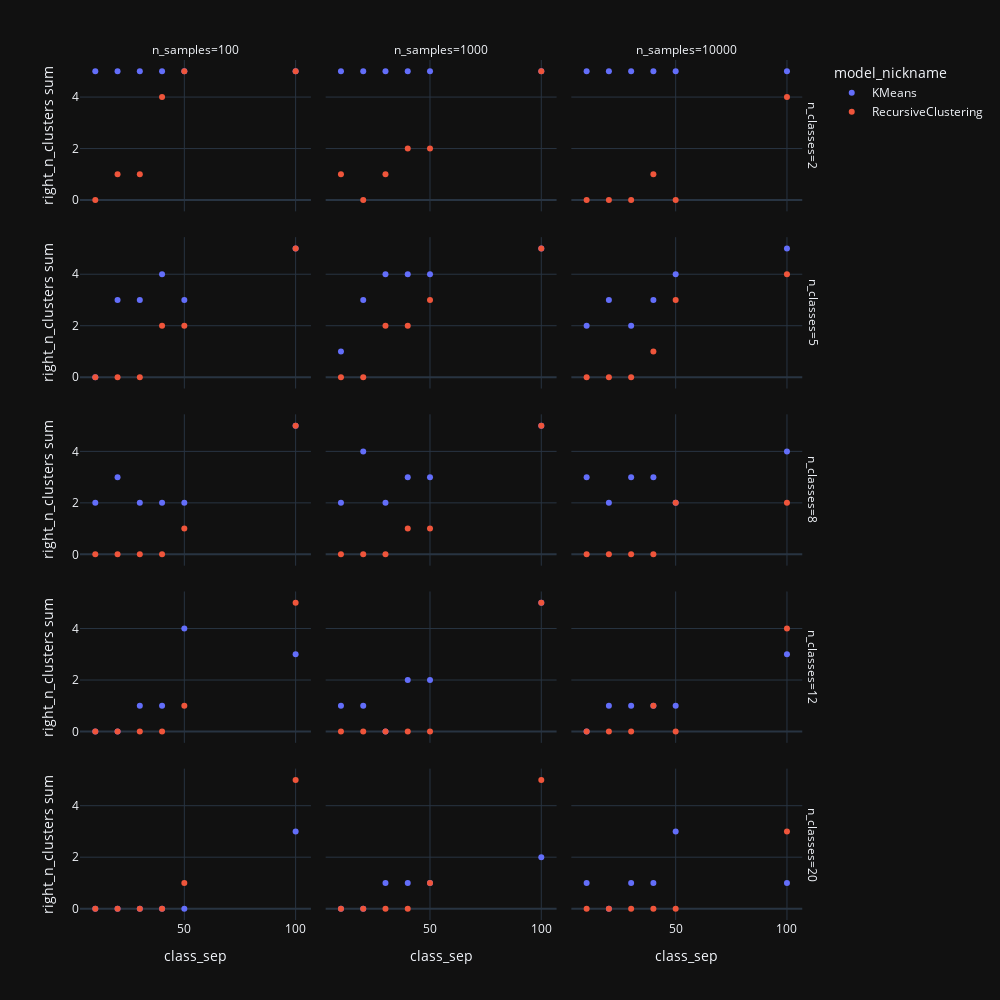

The notebook cell saved with this chart:
### Markdown cell above
# Plots

### Code cell
df = df_common.copy()
df = df[['model_nickname', 'best_n_clusters_', 'n_samples', 'n_features', 'class_sep', 'n_classes', 'seed_unified']]
df['right_n_clusters'] = df['n_classes'] == df['best_n_clusters_']
df = df.groupby(['model_nickname', 'n_samples', 'n_features', 'class_sep', 'n_classes']).agg({'best_n_clusters_': ['mean','std'], 'right_n_clusters':['sum']}).reset_index()
df.columns = [' '.join(col).strip() for col in df.columns.values]
# df = df.loc[df['n_samples'] == 100]
df = df.loc[df['n_features'] == 10000]
px.scatter(df, x='class_sep', y='right_n_clusters sum', color='model_nickname', facet_row='n_classes', facet_col='n_samples', width=1000, height=1000)

### Figure 1 — Plotly figure (JSON) as saved in the notebook; plotly's stock layout.template omitted (floating-point values rounded to 4 significant figures)
{"data": [{"hovertemplate": "model_nickname=KMeans<br>n_classes=2<br>n_samples=100<br>class_sep=%{x}<br>right_n_clusters sum=%{y}<extra></extra>", "legendgroup": "KMeans", "marker": {"color": "#636efa", "symbol": "circle"}, "mode": "markers", "name": "KMeans", "orientation": "v", "showlegend": true, "x": [10.0, 20.0, 30.0, 40.0, 50.0, 100.0], "xaxis": "x13", "y": [5, 5, 5, 5, 5, 5], "yaxis": "y13", "type": "scatter"}, {"hovertemplate": "model_nickname=KMeans<br>n_classes=2<br>n_samples=1000<br>class_sep=%{x}<br>right_n_clusters sum=%{y}<extra></extra>", "legendgroup": "KMeans", "marker": {"color": "#636efa", "symbol": "circle"}, "mode": "markers", "name": "KMeans", "orientation": "v", "showlegend": false, "x": [10.0, 20.0, 30.0, 40.0, 50.0, 100.0], "xaxis": "x14", "y": [5, 5, 5, 5, 5, 5], "yaxis": "y14", "type": "scatter"}, {"hovertemplate": "model_nickname=KMeans<br>n_classes=2<br>n_samples=10000<br>class_sep=%{x}<br>right_n_clusters sum=%{y}<extra></extra>", "legendgroup": "KMeans", "marker": {"color": "#636efa", "symbol": "circle"}, "mode": "markers", "name": "KMeans", "orientation": "v", "showlegend": false, "x": [10.0, 20.0, 30.0, 40.0, 50.0, 100.0], "xaxis": "x15", "y": [5, 5, 5, 5, 5, 5], "yaxis": "y15", "type": "scatter"}, {"hovertemplate": "model_nickname=KMeans<br>n_classes=5<br>n_samples=100<br>class_sep=%{x}<br>right_n_clusters sum=%{y}<extra></extra>", "legendgroup": "KMeans", "marker": {"color": "#636efa", "symbol": "circle"}, "mode": "markers", "name": "KMeans", "orientation": "v", "showlegend": false, "x": [10.0, 20.0, 30.0, 40.0, 50.0, 100.0], "xaxis": "x10", "y": [0, 3, 3, 4, 3, 5], "yaxis": "y10", "type": "scatter"}, {"hovertemplate": "model_nickname=KMeans<br>n_classes=5<br>n_samples=1000<br>class_sep=%{x}<br>right_n_clusters sum=%{y}<extra></extra>", "legendgroup": "KMeans", "marker": {"color": "#636efa", "symbol": "circle"}, "mode": "markers", "name": "KMeans", "orientation": "v", "showlegend": false, "x": [10.0, 20.0, 30.0, 40.0, 50.0, 100.0], "xaxis": "x11", "y": [1, 3, 4, 4, 4, 5], "yaxis": "y11", "type": "scatter"}, {"hovertemplate": "model_nickname=KMeans<br>n_classes=5<br>n_samples=10000<br>class_sep=%{x}<br>right_n_clusters sum=%{y}<extra></extra>", "legendgroup": "KMeans", "marker": {"color": "#636efa", "symbol": "circle"}, "mode": "markers", "name": "KMeans", "orientation": "v", "showlegend": false, "x": [10.0, 20.0, 30.0, 40.0, 50.0, 100.0], "xaxis": "x12", "y": [2, 3, 2, 3, 4, 5], "yaxis": "y12", "type": "scatter"}, {"hovertemplate": "model_nickname=KMeans<br>n_classes=8<br>n_samples=100<br>class_sep=%{x}<br>right_n_clusters sum=%{y}<extra></extra>", "legendgroup": "KMeans", "marker": {"color": "#636efa", "symbol": "circle"}, "mode": "markers", "name": "KMeans", "orientation": "v", "showlegend": false, "x": [10.0, 20.0, 30.0, 40.0, 50.0, 100.0], "xaxis": "x7", "y": [2, 3, 2, 2, 2, 5], "yaxis": "y7", "type": "scatter"}, {"hovertemplate": "model_nickname=KMeans<br>n_classes=8<br>n_samples=1000<br>class_sep=%{x}<br>right_n_clusters sum=%{y}<extra></extra>", "legendgroup": "KMeans", "marker": {"color": "#636efa", "symbol": "circle"}, "mode": "markers", "name": "KMeans", "orientation": "v", "showlegend": false, "x": [10.0, 20.0, 30.0, 40.0, 50.0, 100.0], "xaxis": "x8", "y": [2, 4, 2, 3, 3, 5], "yaxis": "y8", "type": "scatter"}, {"hovertemplate": "model_nickname=KMeans<br>n_classes=8<br>n_samples=10000<br>class_sep=%{x}<br>right_n_clusters sum=%{y}<extra></extra>", "legendgroup": "KMeans", "marker": {"color": "#636efa", "symbol": "circle"}, "mode": "markers", "name": "KMeans", "orientation": "v", "showlegend": false, "x": [10.0, 20.0, 30.0, 40.0, 50.0, 100.0], "xaxis": "x9", "y": [3, 2, 3, 3, 2, 4], "yaxis": "y9", "type": "scatter"}, {"hovertemplate": "model_nickname=KMeans<br>n_classes=12<br>n_samples=100<br>class_sep=%{x}<br>right_n_clusters sum=%{y}<extra></extra>", "legendgroup": "KMeans", "marker": {"color": "#636efa", "symbol": "circle"}, "mode": "markers", "name": "KMeans", "orientation": "v", "showlegend": false, "x": [10.0, 20.0, 30.0, 40.0, 50.0, 100.0], "xaxis": "x4", "y": [0, 0, 1, 1, 4, 3], "yaxis": "y4", "type": "scatter"}, {"hovertemplate": "model_nickname=KMeans<br>n_classes=12<br>n_samples=1000<br>class_sep=%{x}<br>right_n_clusters sum=%{y}<extra></extra>", "legendgroup": "KMeans", "marker": {"color": "#636efa", "symbol": "circle"}, "mode": "markers", "name": "KMeans", "orientation": "v", "showlegend": false, "x": [10.0, 20.0, 30.0, 40.0, 50.0, 100.0], "xaxis": "x5", "y": [1, 1, 0, 2, 2, 5], "yaxis": "y5", "type": "scatter"}, {"hovertemplate": "model_nickname=KMeans<br>n_classes=12<br>n_samples=10000<br>class_sep=%{x}<br>right_n_clusters sum=%{y}<extra></extra>", "legendgroup": "KMeans", "marker": {"color": "#636efa", "symbol": "circle"}, "mode": "markers", "name": "KMeans", "orientation": "v", "showlegend": false, "x": [10.0, 20.0, 30.0, 40.0, 50.0, 100.0], "xaxis": "x6", "y": [0, 1, 1, 1, 1, 3], "yaxis": "y6", "type": "scatter"}, {"hovertemplate": "model_nickname=KMeans<br>n_classes=20<br>n_samples=100<br>class_sep=%{x}<br>right_n_clusters sum=%{y}<extra></extra>", "legendgroup": "KMeans", "marker": {"color": "#636efa", "symbol": "circle"}, "mode": "markers", "name": "KMeans", "orientation": "v", "showlegend": false, "x": [10.0, 20.0, 30.0, 40.0, 50.0, 100.0], "xaxis": "x", "y": [0, 0, 0, 0, 0, 3], "yaxis": "y", "type": "scatter"}, {"hovertemplate": "model_nickname=KMeans<br>n_classes=20<br>n_samples=1000<br>class_sep=%{x}<br>right_n_clusters sum=%{y}<extra></extra>", "legendgroup": "KMeans", "marker": {"color": "#636efa", "symbol": "circle"}, "mode": "markers", "name": "KMeans", "orientation": "v", "showlegend": false, "x": [10.0, 20.0, 30.0, 40.0, 50.0, 100.0], "xaxis": "x2", "y": [0, 0, 1, 1, 1, 2], "yaxis": "y2", "type": "scatter"}, {"hovertemplate": "model_nickname=KMeans<br>n_classes=20<br>n_samples=10000<br>class_sep=%{x}<br>right_n_clusters sum=%{y}<extra></extra>", "legendgroup": "KMeans", "marker": {"color": "#636efa", "symbol": "circle"}, "mode": "markers", "name": "KMeans", "orientation": "v", "showlegend": false, "x": [10.0, 20.0, 30.0, 40.0, 50.0, 100.0], "xaxis": "x3", "y": [1, 0, 1, 1, 3, 1], "yaxis": "y3", "type": "scatter"}, {"hovertemplate": "model_nickname=RecursiveClustering<br>n_classes=2<br>n_samples=100<br>class_sep=%{x}<br>right_n_clusters sum=%{y}<extra></extra>", "legendgroup": "RecursiveClustering", "marker": {"color": "#EF553B", "symbol": "circle"}, "mode": "markers", "name": "RecursiveClustering", "orientation": "v", "showlegend": true, "x": [10.0, 20.0, 30.0, 40.0, 50.0, 100.0], "xaxis": "x13", "y": [0, 1, 1, 4, 5, 5], "yaxis": "y13", "type": "scatter"}, {"hovertemplate": "model_nickname=RecursiveClustering<br>n_classes=2<br>n_samples=1000<br>class_sep=%{x}<br>right_n_clusters sum=%{y}<extra></extra>", "legendgroup": "RecursiveClustering", "marker": {"color": "#EF553B", "symbol": "circle"}, "mode": "markers", "name": "RecursiveClustering", "orientation": "v", "showlegend": false, "x": [10.0, 20.0, 30.0, 40.0, 50.0, 100.0], "xaxis": "x14", "y": [1, 0, 1, 2, 2, 5], "yaxis": "y14", "type": "scatter"}, {"hovertemplate": "model_nickname=RecursiveClustering<br>n_classes=2<br>n_samples=10000<br>class_sep=%{x}<br>right_n_clusters sum=%{y}<extra></extra>", "legendgroup": "RecursiveClustering", "marker": {"color": "#EF553B", "symbol": "circle"}, "mode": "markers", "name": "RecursiveClustering", "orientation": "v", "showlegend": false, "x": [10.0, 20.0, 30.0, 40.0, 50.0, 100.0], "xaxis": "x15", "y": [0, 0, 0, 1, 0, 4], "yaxis": "y15", "type": "scatter"}, {"hovertemplate": "model_nickname=RecursiveClustering<br>n_classes=5<br>n_samples=100<br>class_sep=%{x}<br>right_n_clusters sum=%{y}<extra></extra>", "legendgroup": "RecursiveClustering", "marker": {"color": "#EF553B", "symbol": "circle"}, "mode": "markers", "name": "RecursiveClustering", "orientation": "v", "showlegend": false, "x": [10.0, 20.0, 30.0, 40.0, 50.0, 100.0], "xaxis": "x10", "y": [0, 0, 0, 2, 2, 5], "yaxis": "y10", "type": "scatter"}, {"hovertemplate": "model_nickname=RecursiveClustering<br>n_classes=5<br>n_samples=1000<br>class_sep=%{x}<br>right_n_clusters sum=%{y}<extra></extra>", "legendgroup": "RecursiveClustering", "marker": {"color": "#EF553B", "symbol": "circle"}, "mode": "markers", "name": "RecursiveClustering", "orientation": "v", "showlegend": false, "x": [10.0, 20.0, 30.0, 40.0, 50.0, 100.0], "xaxis": "x11", "y": [0, 0, 2, 2, 3, 5], "yaxis": "y11", "type": "scatter"}, {"hovertemplate": "model_nickname=RecursiveClustering<br>n_classes=5<br>n_samples=10000<br>class_sep=%{x}<br>right_n_clusters sum=%{y}<extra></extra>", "legendgroup": "RecursiveClustering", "marker": {"color": "#EF553B", "symbol": "circle"}, "mode": "markers", "name": "RecursiveClustering", "orientation": "v", "showlegend": false, "x": [10.0, 20.0, 30.0, 40.0, 50.0, 100.0], "xaxis": "x12", "y": [0, 0, 0, 1, 3, 4], "yaxis": "y12", "type": "scatter"}, {"hovertemplate": "model_nickname=RecursiveClustering<br>n_classes=8<br>n_samples=100<br>class_sep=%{x}<br>right_n_clusters sum=%{y}<extra></extra>", "legendgroup": "RecursiveClustering", "marker": {"color": "#EF553B", "symbol": "circle"}, "mode": "markers", "name": "RecursiveClustering", "orientation": "v", "showlegend": false, "x": [10.0, 20.0, 30.0, 40.0, 50.0, 100.0], "xaxis": "x7", "y": [0, 0, 0, 0, 1, 5], "yaxis": "y7", "type": "scatter"}, {"hovertemplate": "model_nickname=RecursiveClustering<br>n_classes=8<br>n_samples=1000<br>class_sep=%{x}<br>right_n_clusters sum=%{y}<extra></extra>", "legendgroup": "RecursiveClustering", "marker": {"color": "#EF553B", "symbol": "circle"}, "mode": "markers", "name": "RecursiveClustering", "orientation": "v", "showlegend": false, "x": [10.0, 20.0, 30.0, 40.0, 50.0, 100.0], "xaxis": "x8", "y": [0, 0, 0, 1, 1, 5], "yaxis": "y8", "type": "scatter"}, {"hovertemplate": "model_nickname=RecursiveClustering<br>n_classes=8<br>n_samples=10000<br>class_sep=%{x}<br>right_n_clusters sum=%{y}<extra></extra>", "legendgroup": "RecursiveClustering", "marker": {"color": "#EF553B", "symbol": "circle"}, "mode": "markers", "name": "RecursiveClustering", "orientation": "v", "showlegend": false, "x": [10.0, 20.0, 30.0, 40.0, 50.0, 100.0], "xaxis": "x9", "y": [0, 0, 0, 0, 2, 2], "yaxis": "y9", "type": "scatter"}, {"hovertemplate": "model_nickname=RecursiveClustering<br>n_classes=12<br>n_samples=100<br>class_sep=%{x}<br>right_n_clusters sum=%{y}<extra></extra>", "legendgroup": "RecursiveClustering", "marker": {"color": "#EF553B", "symbol": "circle"}, "mode": "markers", "name": "RecursiveClustering", "orientation": "v", "showlegend": false, "x": [10.0, 20.0, 30.0, 40.0, 50.0, 100.0], "xaxis": "x4", "y": [0, 0, 0, 0, 1, 5], "yaxis": "y4", "type": "scatter"}, {"hovertemplate": "model_nickname=RecursiveClustering<br>n_classes=12<br>n_samples=1000<br>class_sep=%{x}<br>right_n_clusters sum=%{y}<extra></extra>", "legendgroup": "RecursiveClustering", "marker": {"color": "#EF553B", "symbol": "circle"}, "mode": "markers", "name": "RecursiveClustering", "orientation": "v", "showlegend": false, "x": [10.0, 20.0, 30.0, 40.0, 50.0, 100.0], "xaxis": "x5", "y": [0, 0, 0, 0, 0, 5], "yaxis": "y5", "type": "scatter"}, {"hovertemplate": "model_nickname=RecursiveClustering<br>n_classes=12<br>n_samples=10000<br>class_sep=%{x}<br>right_n_clusters sum=%{y}<extra></extra>", "legendgroup": "RecursiveClustering", "marker": {"color": "#EF553B", "symbol": "circle"}, "mode": "markers", "name": "RecursiveClustering", "orientation": "v", "showlegend": false, "x": [10.0, 20.0, 30.0, 40.0, 50.0, 100.0], "xaxis": "x6", "y": [0, 0, 0, 1, 0, 4], "yaxis": "y6", "type": "scatter"}, {"hovertemplate": "model_nickname=RecursiveClustering<br>n_classes=20<br>n_samples=100<br>class_sep=%{x}<br>right_n_clusters sum=%{y}<extra></extra>", "legendgroup": "RecursiveClustering", "marker": {"color": "#EF553B", "symbol": "circle"}, "mode": "markers", "name": "RecursiveClustering", "orientation": "v", "showlegend": false, "x": [10.0, 20.0, 30.0, 40.0, 50.0, 100.0], "xaxis": "x", "y": [0, 0, 0, 0, 1, 5], "yaxis": "y", "type": "scatter"}, {"hovertemplate": "model_nickname=RecursiveClustering<br>n_classes=20<br>n_samples=1000<br>class_sep=%{x}<br>right_n_clusters sum=%{y}<extra></extra>", "legendgroup": "RecursiveClustering", "marker": {"color": "#EF553B", "symbol": "circle"}, "mode": "markers", "name": "RecursiveClustering", "orientation": "v", "showlegend": false, "x": [10.0, 20.0, 30.0, 40.0, 50.0, 100.0], "xaxis": "x2", "y": [0, 0, 0, 0, 1, 5], "yaxis": "y2", "type": "scatter"}, {"hovertemplate": "model_nickname=RecursiveClustering<br>n_classes=20<br>n_samples=10000<br>class_sep=%{x}<br>right_n_clusters sum=%{y}<extra></extra>", "legendgroup": "RecursiveClustering", "marker": {"color": "#EF553B", "symbol": "circle"}, "mode": "markers", "name": "RecursiveClustering", "orientation": "v", "showlegend": false, "x": [10.0, 20.0, 30.0, 40.0, 50.0, 100.0], "xaxis": "x3", "y": [0, 0, 0, 0, 0, 3], "yaxis": "y3", "type": "scatter"}], "layout": {"xaxis": {"anchor": "y", "domain": [0.0, 0.3133], "title": {"text": "class_sep"}}, "yaxis": {"anchor": "x", "domain": [0.0, 0.176], "title": {"text": "right_n_clusters sum"}}, "xaxis2": {"anchor": "y2", "domain": [0.3333, 0.6467], "matches": "x", "title": {"text": "class_sep"}}, "yaxis2": {"anchor": "x2", "domain": [0.0, 0.176], "matches": "y", "showticklabels": false}, "xaxis3": {"anchor": "y3", "domain": [0.6667, 0.98], "matches": "x", "title": {"text": "class_sep"}}, "yaxis3": {"anchor": "x3", "domain": [0.0, 0.176], "matches": "y", "showticklabels": false}, "xaxis4": {"anchor": "y4", "domain": [0.0, 0.3133], "matches": "x", "showticklabels": false}, "yaxis4": {"anchor": "x4", "domain": [0.206, 0.382], "matches": "y", "title": {"text": "right_n_clusters sum"}}, "xaxis5": {"anchor": "y5", "domain": [0.3333, 0.6467], "matches": "x", "showticklabels": false}, "yaxis5": {"anchor": "x5", "domain": [0.206, 0.382], "matches": "y", "showticklabels": false}, "xaxis6": {"anchor": "y6", "domain": [0.6667, 0.98], "matches": "x", "showticklabels": false}, "yaxis6": {"anchor": "x6", "domain": [0.206, 0.382], "matches": "y", "showticklabels": false}, "xaxis7": {"anchor": "y7", "domain": [0.0, 0.3133], "matches": "x", "showticklabels": false}, "yaxis7": {"anchor": "x7", "domain": [0.412, 0.588], "matches": "y", "title": {"text": "right_n_clusters sum"}}, "xaxis8": {"anchor": "y8", "domain": [0.3333, 0.6467], "matches": "x", "showticklabels": false}, "yaxis8": {"anchor": "x8", "domain": [0.412, 0.588], "matches": "y", "showticklabels": false}, "xaxis9": {"anchor": "y9", "domain": [0.6667, 0.98], "matches": "x", "showticklabels": false}, "yaxis9": {"anchor": "x9", "domain": [0.412, 0.588], "matches": "y", "showticklabels": false}, "xaxis10": {"anchor": "y10", "domain": [0.0, 0.3133], "matches": "x", "showticklabels": false}, "yaxis10": {"anchor": "x10", "domain": [0.618, 0.794], "matches": "y", "title": {"text": "right_n_clusters sum"}}, "xaxis11": {"anchor": "y11", "domain": [0.3333, 0.6467], "matches": "x", "showticklabels": false}, "yaxis11": {"anchor": "x11", "domain": [0.618, 0.794], "matches": "y", "showticklabels": false}, "xaxis12": {"anchor": "y12", "domain": [0.6667, 0.98], "matches": "x", "showticklabels": false}, "yaxis12": {"anchor": "x12", "domain": [0.618, 0.794], "matches": "y", "showticklabels": false}, "xaxis13": {"anchor": "y13", "domain": [0.0, 0.3133], "matches": "x", "showticklabels": false}, "yaxis13": {"anchor": "x13", "domain": [0.824, 1.0], "matches": "y", "title": {"text": "right_n_clusters sum"}}, "xaxis14": {"anchor": "y14", "domain": [0.3333, 0.6467], "matches": "x", "showticklabels": false}, "yaxis14": {"anchor": "x14", "domain": [0.824, 1.0], "matches": "y", "showticklabels": false}, "xaxis15": {"anchor": "y15", "domain": [0.6667, 0.98], "matches": "x", "showticklabels": false}, "yaxis15": {"anchor": "x15", "domain": [0.824, 1.0], "matches": "y", "showticklabels": false}, "annotations": [{"font": {}, "showarrow": false, "text": "n_samples=100", "x": 0.1567, "xanchor": "center", "xref": "paper", "y": 1.0, "yanchor": "bottom", "yref": "paper"}, {"font": {}, "showarrow": false, "text": "n_samples=1000", "x": 0.49, "xanchor": "center", "xref": "paper", "y": 1.0, "yanchor": "bottom", "yref": "paper"}, {"font": {}, "showarrow": false, "text": "n_samples=10000", "x": 0.8233, "xanchor": "center", "xref": "paper", "y": 1.0, "yanchor": "bottom", "yref": "paper"}, {"font": {}, "showarrow": false, "text": "n_classes=20", "textangle": 90, "x": 0.98, "xanchor": "left", "xref": "paper", "y": 0.088, "yanchor": "middle", "yref": "paper"}, {"font": {}, "showarrow": false, "text": "n_classes=12", "textangle": 90, "x": 0.98, "xanchor": "left", "xref": "paper", "y": 0.294, "yanchor": "middle", "yref": "paper"}, {"font": {}, "showarrow": false, "text": "n_classes=8", "textangle": 90, "x": 0.98, "xanchor": "left", "xref": "paper", "y": 0.5, "yanchor": "middle", "yref": "paper"}, {"font": {}, "showarrow": false, "text": "n_classes=5", "textangle": 90, "x": 0.98, "xanchor": "left", "xref": "paper", "y": 0.706, "yanchor": "middle", "yref": "paper"}, {"font": {}, "showarrow": false, "text": "n_classes=2", "textangle": 90, "x": 0.98, "xanchor": "left", "xref": "paper", "y": 0.912, "yanchor": "middle", "yref": "paper"}], "legend": {"title": {"text": "model_nickname"}, "tracegroupgap": 0}, "margin": {"t": 60}, "height": 1000, "width": 1000}}
